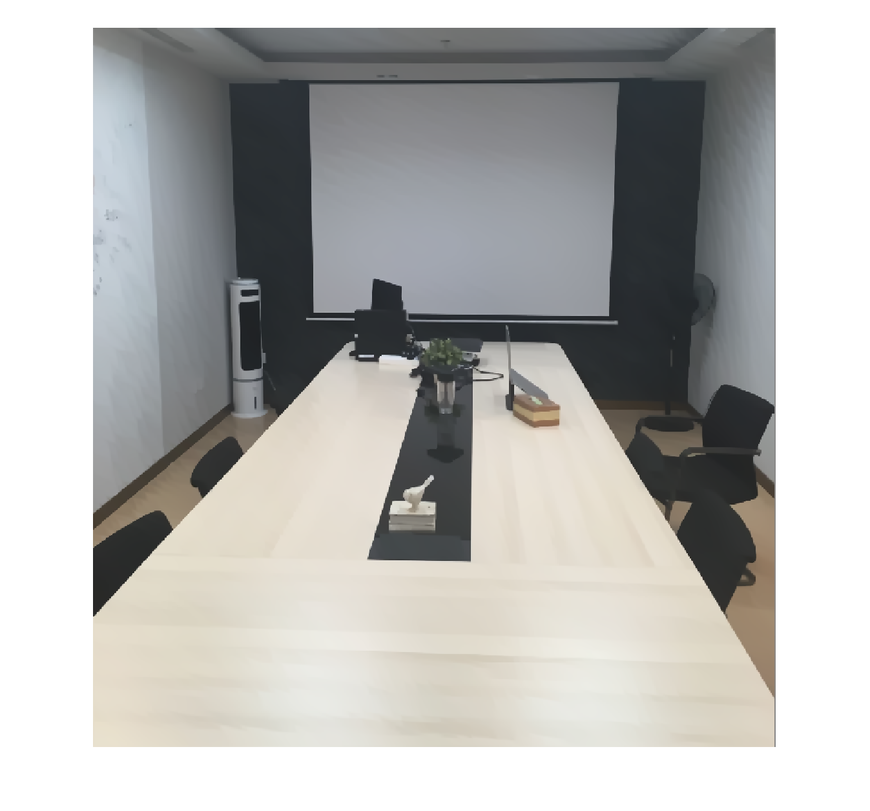
#> input picture data/test.png, 870 x 811 px, shrunk from 1347 x 1255 before the run, found by its file name
$ python img_rotate.py
#> lines starting #> are read from the running program, lines starting #| are printed output that depends on the picture
#> further down, img is the input picture: shape (811, 870, 3); mean B, G, R 179, 181.3, 181.6
import cv2 as cv


# [12 lines of commented-out code are left out]


def rotate_center(image, angle, scale=1):
#> called with angle = 3, scale = 1
    shape = image.shape
#> shape = (811, 870, 3)
    center = (shape[0] // 2, shape[1] // 2)
#> center = (405, 435)
    mat = cv.getRotationMatrix2D(center, angle, scale)
    dst = cv.warpAffine(image, mat, shape[:2])
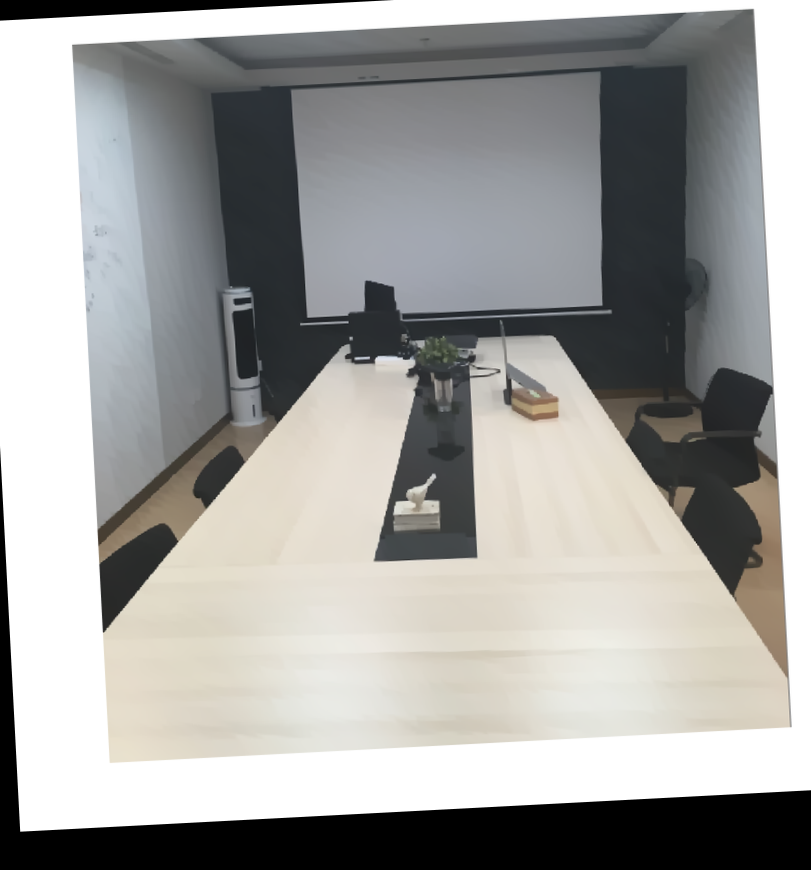
#> dst: shape (870, 811, 3); mean B, G, R 159, 161.3, 161.5
    return dst


if __name__ == "__main__":
    img = cv.imread('/home/hack/PycharmProjects/vgg/data/test.png')
    dst = rotate_center(img, 3)
    cv.imshow("dst", dst)
    cv.waitKey()

$ run again, with data/dog.jpg saved as data/test.png
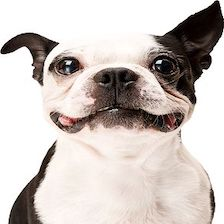
#> input picture data/dog.jpg, 224 x 224 px, found by its file name
#> img is the input picture: shape (224, 224, 3); mean B, G, R 191.3, 195.6, 203.9
#> in rotate_center, `dst = cv.warpAffine(image, mat, shape[:2])`:
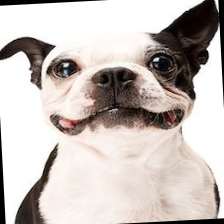
#> dst: shape (224, 224, 3); mean B, G, R 185.9, 190.1, 198.4

$ run again, with data/indoor.jpg saved as data/test.png
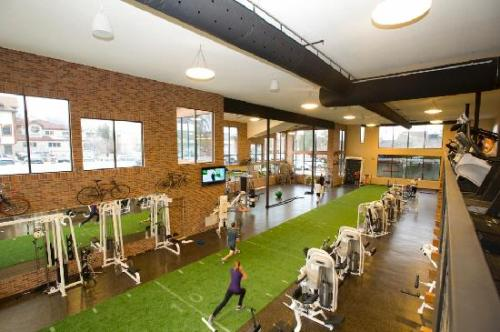
#> input picture data/indoor.jpg, 500 x 332 px, found by its file name
#> img is the input picture: shape (332, 500, 3); mean B, G, R 97.8, 129.8, 143.8
#> in rotate_center, `dst = cv.warpAffine(image, mat, shape[:2])`:
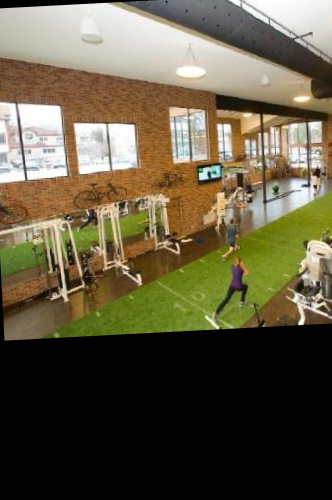
#> dst: shape (500, 332, 3); mean B, G, R 66.9, 89.7, 97.8
